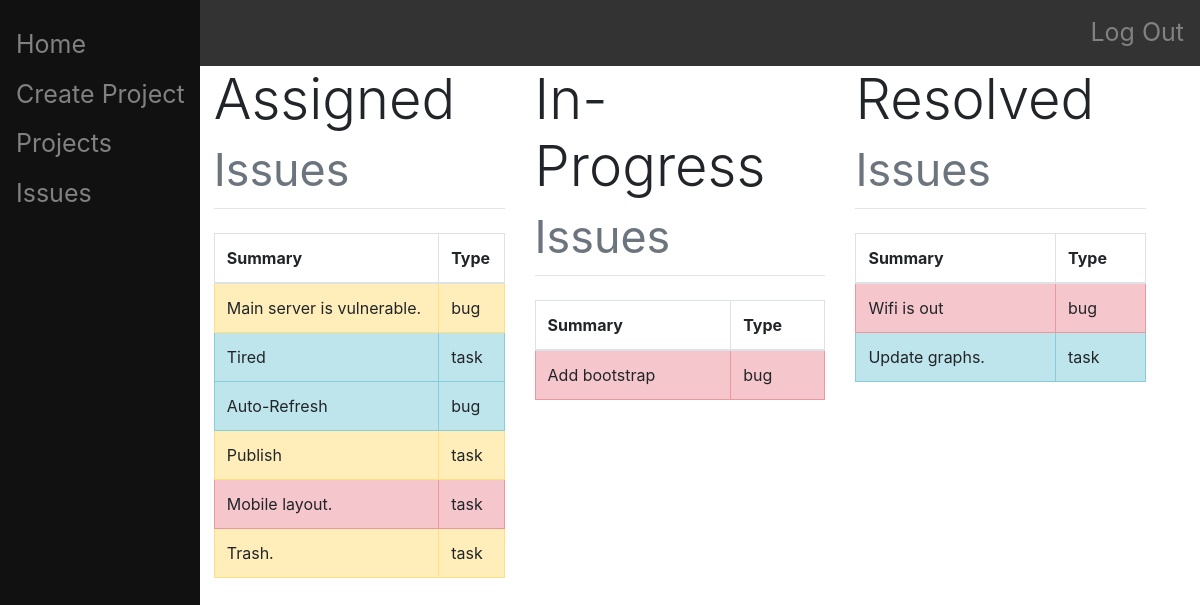
The page /issue/list/ (signed in) on the database its author committed.
### main/models.py (models this page shows, shortened)
class Issue(models.Model):
    project = models.ForeignKey(Project, on_delete=models.CASCADE)
    summary = models.CharField(max_length=200)
    description = models.CharField(max_length=1000)
    type = models.CharField(
        max_length = 4,
        choices = (
            ("task", "task"),
            ("bug", "bug"),
        ),
        default = "task"
    )
    priority = models.CharField(
        max_length = 7,
        choices = (
            ("blocker", "blocker"),
            ("major", "major"),
            ("minor", "minor"),
        ),
        default = "minor"
    )
    status = models.CharField(
        max_length = 11,
        choices = (
            ("assigned", "assigned"),
            ("in-progress", "in-progress"),
            ("resolved", "resolved"),
        ),
        default = "assigned"
    )
    assigner = models.ForeignKey(User, on_delete=models.CASCADE, related_name="issue_assigner", null=True)
    assignee = models.ForeignKey(User, on_delete=models.CASCADE, related_name="issue_assignee", null=True)
    date_created = models.DateTimeField(editable=False)
    date_updated = models.DateTimeField()
    files = JSONField(default=list)

### main/views.py (the view)
# urls.py: path("issue/list/", views.issue_list, name="issue_list")
@login_required(login_url='/login/')
def issue_list(response):
    authenticate(response)
    assigned = []
    in_progress = []
    resolved = []
    for i in Issue.objects.all():
        members = []
        members.append(i.assignee.username)
        members.append(i.assigner.username)
        user = response.user.username
        if user in members:
            if i.status == "assigned":
                assigned.append(i)
            elif i.status == "in-progress":
                in_progress.append(i)
            else:
                resolved.append(i)
    return render(response, "main/issue-list.html", {"assigned":assigned, "in_progress":in_progress, "resolved":resolved})

### main/views.py (called while the page is built)
def authenticate(response):
    if not response.user.is_authenticated:
        return HttpResponseRedirect("/login/")

### main/templates/main/issue-list.html (shortened to what this page needs)
{% extends "main/base.html" %}
{% block content %}
    <div class="row">
        <div class="table-responsive col-md-4">
            <h1 class="display-4">
              Assigned
              <small class="text-muted">Issues</small>
            </h1>
            <hr class="mt-0 mb-4">
            <table class="table table-hover table-bordered">
                <thead>
                    <tr>
                        <th scope="col">Summary</th>
                        <th scope="col">Type</th>
                    </tr>
                </thead>
                <tbody>
                    {% for i in assigned %}
                        {% if i.priority == "blocker" %}
                            <tr class="table-danger" style="transform: rotate(0);">
                        {% elif i.priority == "major" %}
                            <tr class="table-warning" style="transform: rotate(0);">
                        {% else %}
                            <tr class="table-info" style="transform: rotate(0);">
                        {% endif %}
                        <th style="font-weight:normal" scope="row"><a href="/project/{{i.project.id}}/issue/{{i.id}}" class="stretched-link"></a>{{i.summary}}</th>
                            <td>{{i.type}}</td>
                        </tr>
                    {% endfor %}
                </tbody>
            </table>
        </div>
        <div class="table-responsive col-md-4">
            <h1 class="display-4">
              In-Progress
              <small class="text-muted">Issues</small>
            </h1>
            <hr class="mt-0 mb-4">
            <table class="table table-hover table-bordered caption-top">
                <thead>
                    <tr>
                        <th scope="col">Summary</th>
                        <th scope="col">Type</th>
                    </tr>
                </thead>
                <tbody>
                    {% for i in in_progress %}
                        {% if i.priority == "blocker" %}
                            <tr class="table-danger" style="transform: rotate(0);">
                        {% elif i.priority == "major" %}
                            <tr class="table-warning" style="transform: rotate(0);">
                        {% else %}
                            <tr class="table-info" style="transform: rotate(0);">
                        {% endif %}
                        <th style="font-weight:normal" scope="row"><a href="/project/{{i.project.id}}/issue/{{i.id}}" class="stretched-link"></a>{{i.summary}}</th>
                            <td>{{i.type}}</td>
                        </tr>
                    {% endfor %}
                </tbody>
            </table>
        </div>
        <div class="table-responsive col-md-4">
            <h1 class="display-4">
              Resolved
              <small class="text-muted">Issues</small>
            </h1>
            <hr class="mt-0 mb-4">
            <table class="table table-hover table-bordered caption-top">
                <thead>
                    <tr>
                        <th scope="col">Summary</th>
                        <th scope="col">Type</th>
                    </tr>
                </thead>
                <tbody>
                    {% for i in resolved %}
                        {% if i.priority == "blocker" %}
                            <tr class="table-danger" style="transform: rotate(0);">
                        {% elif i.priority == "major" %}
                            <tr class="table-warning" style="transform: rotate(0);">
                        {% else %}
                            <tr class="table-info" style="transform: rotate(0);">
                        {% endif %}
                        <th style="font-weight:normal" scope="row"><a href="/project/{{i.project.id}}/issue/{{i.id}}" class="stretched-link"></a>{{i.summary}}</th>
                            <td>{{i.type}}</td>
                        </tr>
                    {% endfor %}
                </tbody>
            </table>
        </div>
    </div>
{% endblock %}

### rows shown on the page
Issue: summary "Main server is vulnerable.", type "bug"
Issue: summary "Tired", type "task"
Issue: summary "Auto-Refresh", type "bug"
Issue: summary "Publish", type "task"
Issue: summary "Mobile layout.", type "task"
Issue: summary "Trash.", type "task"
Issue: summary "Add bootstrap", type "bug"
Issue: summary "Wifi is out", type "bug"
Issue: summary "Update graphs.", type "task"
